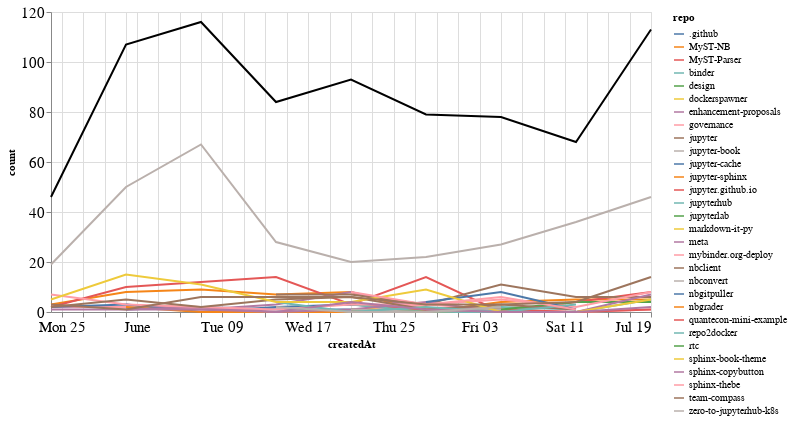

The notebook cell this image was saved under:
### Markdown cell above
## Comments

### Code cell
comments_time = comments.groupby('repo').resample('W', on='createdAt').count()['author'].reset_index()
comments_time = comments_time.rename(columns={'author': 'count'})
comments_time_total = comments_time.groupby('createdAt').agg({"count": "sum"}).reset_index()
ch1 = alt.Chart(comments_time, width=600).mark_line().encode(
    x='createdAt',
    y='count',
    color='repo',
    tooltip="repo"
)

ch2 = alt.Chart(comments_time_total, width=600).mark_line(color="black").encode(
    x='createdAt',
    y='count',
)

ch1 + ch2

### Figure 1 — Vega-Lite specification as saved in the notebook (floating-point values rounded to 4 significant figures; data arrays with more than 128 entries replaced by an {"elided": "..."} marker saying what was removed)
{"config": {"axisLeft": {"labelFontSize": 15}, "axisBottom": {"labelFontSize": 15}}, "layer": [{"data": {"name": "data-8b3e12e96fc74e46a7da3d3c8a016ff2"}, "mark": "line", "encoding": {"color": {"type": "nominal", "field": "repo"}, "tooltip": {"type": "nominal", "field": "repo"}, "x": {"type": "temporal", "field": "createdAt"}, "y": {"type": "quantitative", "field": "count"}}, "width": 600}, {"data": {"name": "data-1075ab0bf18b10eb1586af9556c5bda4"}, "mark": {"type": "line", "color": "black"}, "encoding": {"x": {"type": "temporal", "field": "createdAt"}, "y": {"type": "quantitative", "field": "count"}}, "width": 600}], "$schema": "https://vega.github.io/schema/vega-lite/v4.8.1.json", "datasets": {"data-8b3e12e96fc74e46a7da3d3c8a016ff2": {"elided": "162 records"}, "data-1075ab0bf18b10eb1586af9556c5bda4": [{"createdAt": "2020-05-24T00:00:00", "count": 46}, {"createdAt": "2020-05-31T00:00:00", "count": 107}, {"createdAt": "2020-06-07T00:00:00", "count": 116}, {"createdAt": "2020-06-14T00:00:00", "count": 84}, {"createdAt": "2020-06-21T00:00:00", "count": 93}, {"createdAt": "2020-06-28T00:00:00", "count": 79}, {"createdAt": "2020-07-05T00:00:00", "count": 78}, {"createdAt": "2020-07-12T00:00:00", "count": 68}, {"createdAt": "2020-07-19T00:00:00", "count": 113}]}}
